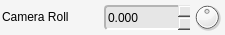
         <widget class="QFrame" name="cameraRoll">
          <property name="minimumSize">
           <size>
            <width>225</width>
            <height>35</height>
           </size>
          </property>
          <property name="maximumSize">
           <size>
            <width>225</width>
            <height>35</height>
           </size>
          </property>
          <property name="styleSheet">
           <string notr="true">background-color: rgb(245, 245, 245);
border-radius: 4px;</string>
          </property>
          <property name="frameShape">
           <enum>QFrame::NoFrame</enum>
          </property>
          <property name="frameShadow">
           <enum>QFrame::Plain</enum>
          </property>
          <property name="lineWidth">
           <number>0</number>
          </property>
          <widget class="QLabel" name="cameraRoll_lbl">
           <property name="geometry">
            <rect>
             <x>2</x>
             <y>2</y>
             <width>100</width>
             <height>30</height>
            </rect>
           </property>
           <property name="sizePolicy">
            <sizepolicy hsizetype="Fixed" vsizetype="Fixed">
             <horstretch>0</horstretch>
             <verstretch>0</verstretch>
            </sizepolicy>
           </property>
           <property name="minimumSize">
            <size>
             <width>100</width>
             <height>30</height>
            </size>
           </property>
           <property name="maximumSize">
            <size>
             <width>100</width>
             <height>30</height>
            </size>
           </property>
           <property name="font">
            <font>
             <weight>50</weight>
             <bold>false</bold>
            </font>
           </property>
           <property name="styleSheet">
            <string notr="true">border-width: 0px;</string>
           </property>
           <property name="text">
            <string>Camera Roll</string>
           </property>
           <property name="margin">
            <number>1</number>
           </property>
          </widget>
          <widget class="QDoubleSpinBox" name="cameraRoll_value">
           <property name="geometry">
            <rect>
             <x>104</x>
             <y>5</y>
             <width>86</width>
             <height>25</height>
            </rect>
           </property>
           <property name="sizePolicy">
            <sizepolicy hsizetype="Fixed" vsizetype="Fixed">
             <horstretch>0</horstretch>
             <verstretch>0</verstretch>
            </sizepolicy>
           </property>
           <property name="minimumSize">
            <size>
             <width>86</width>
             <height>25</height>
            </size>
           </property>
           <property name="maximumSize">
            <size>
             <width>86</width>
             <height>25</height>
            </size>
           </property>
           <property name="styleSheet">
            <string notr="true">background-color: rgb(230, 230, 230);
border-top-color: rgb(180, 180, 180);
border-left-color: rgb(180, 180, 180);
border-bottom-color: rgb(255, 255, 255);
border-right-color: rgb(255, 255, 255);
border-style: solid;
border-width: 2px;</string>
           </property>
           <property name="frame">
            <bool>false</bool>
           </property>
           <property name="buttonSymbols">
            <enum>QAbstractSpinBox::UpDownArrows</enum>
           </property>
           <property name="decimals">
            <number>3</number>
           </property>
           <property name="minimum">
            <double>-9999.000000000000000</double>
           </property>
           <property name="maximum">
            <double>9999.000000000000000</double>
           </property>
           <property name="singleStep">
            <double>0.050000000000000</double>
           </property>
          </widget>
          <widget class="QDial" name="cameraRoll_dial">
           <property name="geometry">
            <rect>
             <x>192</x>
             <y>2</y>
             <width>30</width>
             <height>30</height>
            </rect>
           </property>
           <property name="sizePolicy">
            <sizepolicy hsizetype="Fixed" vsizetype="Fixed">
             <horstretch>0</horstretch>
             <verstretch>0</verstretch>
            </sizepolicy>
           </property>
           <property name="minimumSize">
            <size>
             <width>30</width>
             <height>30</height>
            </size>
           </property>
           <property name="maximumSize">
            <size>
             <width>30</width>
             <height>30</height>
            </size>
           </property>
           <property name="styleSheet">
            <string notr="true">border-width: 0px;</string>
           </property>
           <property name="minimum">
            <number>-10000</number>
           </property>
           <property name="maximum">
            <number>10000</number>
           </property>
          </widget>
         </widget>
